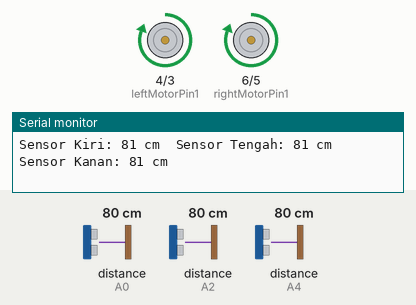
A sketch run on a simulated Arduino Uno, built with avr-gcc and run on an emulated ATmega328P. Shown: motor-driver pin pairs drawn as motors (green arrow = first pin HIGH = forward, orange = second pin HIGH = backward, longer = more drive, scaled by the enable pin), the last lines printed to the serial monitor. Inputs (shaded band) come from the test bench; at power-on: distance to the obstacle (sensors on A2, A0, A4) 80 cm. The echo pulse lasts 58.3 µs per cm.

Above: at 1.2 s.
1.3 s: distance to the obstacle (sensor on A2) set to 33 cm
4.3 s: distance to the obstacle (sensor on A2) set to 28 cm
At 4.98 s:
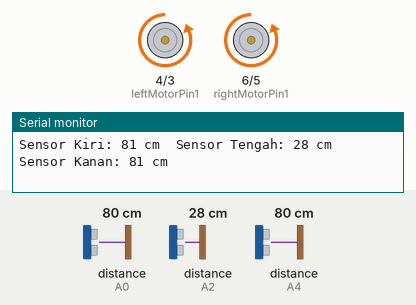
At 6.3 s:
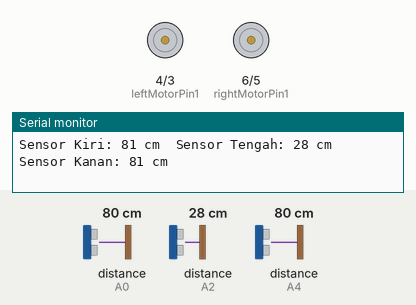
7.3 s: distance to the obstacle (sensor on A0) set to 120 cm
At 7.32 s:
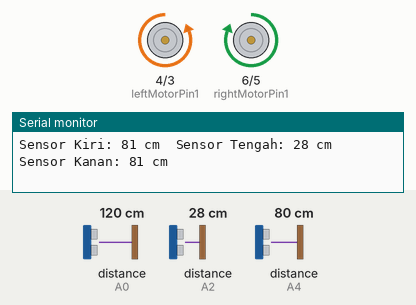
10.3 s: distance to the obstacle (sensor on A2) set to 35 cm
13.3 s: distance to the obstacle (sensor on A4) set to 12 cm
16.3 s: distance to the obstacle (sensor on A4) set to 9 cm
At 17.3 s:
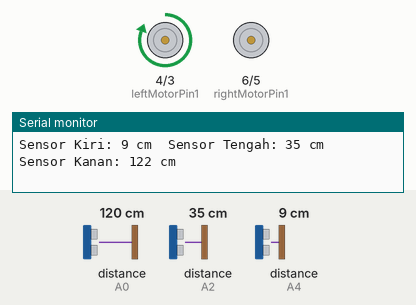
Timing chart, 0 to 18.8 s (numbered marks = the images above; inputs shaded):
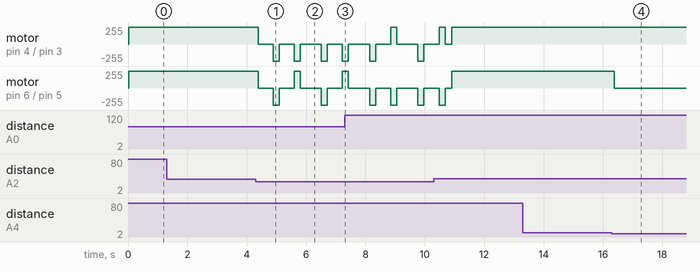

Measured:
- the behaviour switches between 30 and 29 cm on distance to the obstacle (sensor on A2) (found by bisection; images 0 and 1)
- the behaviour switches between 11 and 10 cm on distance to the obstacle (sensor on A4) (found by bisection; images 3 and 4)
- after the input at 16.3 s, motor on pin 6 (rightMotorPin1) / pin 5 (rightMotorPin2): forward 255/255 → stopped after 0.08 s

The sketch:

3ultrasonic.ino
```cpp
#include <NewPing.h>

#define ULTRASONIC_LEFT_TRIG A5
#define ULTRASONIC_LEFT_ECHO A4
#define ULTRASONIC_CENTER_TRIG A3
#define ULTRASONIC_CENTER_ECHO A2
#define ULTRASONIC_RIGHT_TRIG A1
#define ULTRASONIC_RIGHT_ECHO A0

#define MOTOR_ADJUST_SPEED 150
#define DISTANCE_TO_CHECK 30

// Right motor
int enableRightMotor = 7;
int rightMotorPin1 = 6;
int rightMotorPin2 = 5;

// Left motor
int enableLeftMotor = 2;
int leftMotorPin1 = 4;
int leftMotorPin2 = 3;

NewPing sonarLeft(ULTRASONIC_LEFT_TRIG, ULTRASONIC_LEFT_ECHO, 400);
NewPing sonarCenter(ULTRASONIC_CENTER_TRIG, ULTRASONIC_CENTER_ECHO, 400);
NewPing sonarRight(ULTRASONIC_RIGHT_TRIG, ULTRASONIC_RIGHT_ECHO, 400);

void setup() {

  Serial.begin(9600);

  pinMode(enableRightMotor, OUTPUT);
  pinMode(rightMotorPin1, OUTPUT);
  pinMode(rightMotorPin2, OUTPUT);

  pinMode(enableLeftMotor, OUTPUT);
  pinMode(leftMotorPin1, OUTPUT);
  pinMode(leftMotorPin2, OUTPUT);
}


void loop() {

  int leftDistance = sonarLeft.ping_cm();
  int centerDistance = sonarCenter.ping_cm();
  int rightDistance = sonarRight.ping_cm();

  Serial.print("Sensor Kiri: ");
  Serial.print(leftDistance);
  Serial.print(" cm\t");

  Serial.print("Sensor Tengah: ");
  Serial.print(centerDistance);
  Serial.print(" cm\t");

  Serial.print("Sensor Kanan: ");
  Serial.print(rightDistance);
  Serial.println(" cm");

  if (centerDistance > 0 && centerDistance < DISTANCE_TO_CHECK) {

    rotateMotor(0, 0);
    delay(500);

    rotateMotor(-MOTOR_ADJUST_SPEED, -MOTOR_ADJUST_SPEED);
    delay(200);

    rotateMotor(0, 0);
    delay(500);

    int distanceLeft = sonarLeft.ping_cm();
    int distanceRight = sonarRight.ping_cm();

    if (distanceLeft == 0) {
      rotateMotor(MOTOR_ADJUST_SPEED, -MOTOR_ADJUST_SPEED);
      delay(200);
    } else if (distanceRight == 0) {
      rotateMotor(-MOTOR_ADJUST_SPEED, MOTOR_ADJUST_SPEED);
      delay(200);
    } else if (distanceLeft >= distanceRight) {
      rotateMotor(MOTOR_ADJUST_SPEED, -MOTOR_ADJUST_SPEED);
      delay(200);
    } else {
      rotateMotor(-MOTOR_ADJUST_SPEED, MOTOR_ADJUST_SPEED);
      delay(200);
    }
    rotateMotor(0, 0);
    delay(200);
  } else if (leftDistance <= 10) {
    rotateMotor(0, MOTOR_ADJUST_SPEED);
    delay(200);
  } else if (rightDistance <= 10) {
    rotateMotor(MOTOR_ADJUST_SPEED, 0);
    delay(200);
  } else {
    rotateMotor(MOTOR_ADJUST_SPEED, MOTOR_ADJUST_SPEED);
  }
}

void rotateMotor(int rightMotorSpeed, int leftMotorSpeed) {
  if (rightMotorSpeed < 0) {
    digitalWrite(rightMotorPin1, LOW);
    digitalWrite(rightMotorPin2, HIGH);
  } else if (rightMotorSpeed >= 0) {
    digitalWrite(rightMotorPin1, HIGH);
    digitalWrite(rightMotorPin2, LOW);
  }

  if (leftMotorSpeed < 0) {
    digitalWrite(leftMotorPin1, LOW);
    digitalWrite(leftMotorPin2, HIGH);
  } else if (leftMotorSpeed >= 0) {
    digitalWrite(leftMotorPin1, HIGH);
    digitalWrite(leftMotorPin2, LOW);
  }

  analogWrite(enableRightMotor, abs(rightMotorSpeed));
  analogWrite(enableLeftMotor, abs(leftMotorSpeed));
}
```
